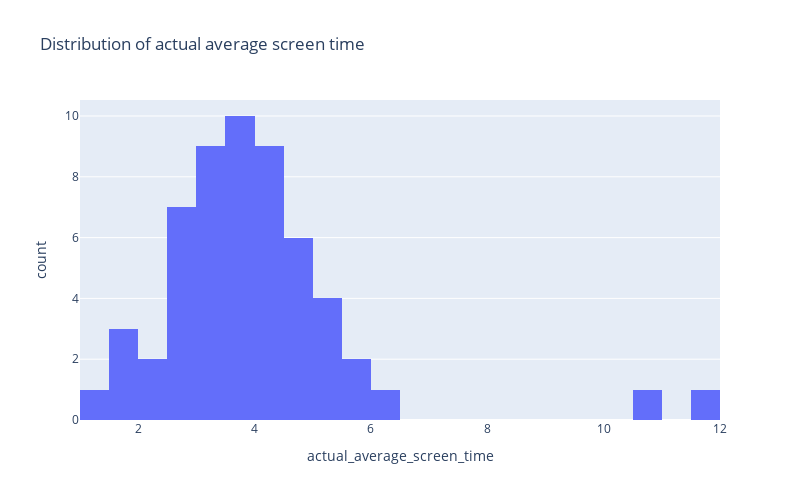

The notebook cell saved with this chart:
### Markdown cell above
#### Writeup Answer to Problem A: 

**How are missing values represented for this feature?**

**Answer**: Missing values are represented as "-1" in the dataset.

### Code cell
## Case 1 Problem B code and graph
# Ignore the missing values for now (i.e. mute them or temporarily remove them, so that they don’t affect this analysis).
individual_data_temp = individual_data[
    individual_data["actual_average_screen_time"] != -1
]

# Provide a histogram to illustrate this distribution of actual_average_screen_time
fig = px.histogram(
    individual_data_temp,
    x="actual_average_screen_time",
    nbins=30,
    title="Distribution of actual average screen time",
)

# Resize the plot
fig.update_layout(width=800, height=500)
fig.show()

### Figure 1 — Plotly figure (JSON) as saved in the notebook; plotly's stock layout.template omitted (floating-point values rounded to 4 significant figures)
{"data": [{"alignmentgroup": "True", "bingroup": "x", "hovertemplate": "actual_average_screen_time=%{x}<br>count=%{y}<extra></extra>", "legendgroup": "", "marker": {"color": "#636efa", "pattern": {"shape": ""}}, "name": "", "nbinsx": 30, "offsetgroup": "", "orientation": "v", "showlegend": false, "type": "histogram", "x": [5.18, 2.31, 4.75, 1.55, 3.69, 4.72, 3.01, 3.32, 2.67, 4.56, 4.13, 3.62, 3.49, 10.78, 1.6, 4.43, 3.59, 4.06, 4.02, 2.58, 3.34, 3.72, 5.07, 3.39, 2.73, 3.66, 3.27, 3.23, 3.23, 6.06, 4.22, 2.85, 1.49, 4.08, 3.73, 2.57, 3.71, 5.17, 5.69, 5.05, 2.73, 11.63, 5.94, 4.76, 4.62, 4.17, 3.87, 3.74, 3.3, 4.56, 2.65, 2.2, 3.65, 4.49, 4.09, 1.76], "xaxis": "x", "yaxis": "y"}], "layout": {"barmode": "relative", "height": 500, "legend": {"tracegroupgap": 0}, "title": {"text": "Distribution of actual average screen time"}, "width": 800, "xaxis": {"anchor": "y", "domain": [0, 1], "title": {"text": "actual_average_screen_time"}}, "yaxis": {"anchor": "x", "domain": [0, 1], "title": {"text": "count"}}}}
